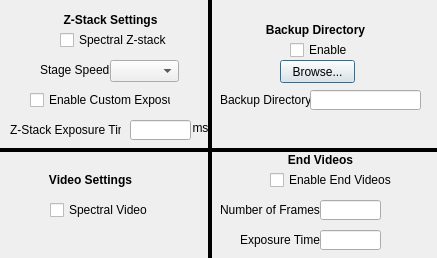
<?xml version="1.0" encoding="UTF-8"?>
<ui version="4.0">
 <class>HTLSAdvSettingsDialog</class>
 <widget class="QDialog" name="HTLSAdvSettingsDialog">
  <property name="geometry">
   <rect>
    <x>0</x>
    <y>0</y>
    <width>437</width>
    <height>258</height>
   </rect>
  </property>
  <property name="windowTitle">
   <string>Advanced Settings</string>
  </property>
  <widget class="QLabel" name="z_stack_exp_unit_label">
   <property name="geometry">
    <rect>
     <x>190</x>
     <y>120</y>
     <width>21</width>
     <height>16</height>
    </rect>
   </property>
   <property name="text">
    <string>ms</string>
   </property>
   <property name="alignment">
    <set>Qt::AlignCenter</set>
   </property>
  </widget>
  <widget class="QLabel" name="z_stack_settings_label">
   <property name="geometry">
    <rect>
     <x>60</x>
     <y>10</y>
     <width>101</width>
     <height>20</height>
    </rect>
   </property>
   <property name="text">
    <string>&lt;html&gt;&lt;head/&gt;&lt;body&gt;&lt;p&gt;&lt;span style=&quot; font-weight:600;&quot;&gt;Z-Stack Settings&lt;/span&gt;&lt;/p&gt;&lt;/body&gt;&lt;/html&gt;</string>
   </property>
   <property name="alignment">
    <set>Qt::AlignCenter</set>
   </property>
  </widget>
  <widget class="QLineEdit" name="z_stack_exposure_line_edit">
   <property name="geometry">
    <rect>
     <x>130</x>
     <y>120</y>
     <width>61</width>
     <height>20</height>
    </rect>
   </property>
   <property name="whatsThis">
    <string>&lt;html&gt;&lt;head/&gt;&lt;body&gt;&lt;p&gt;Exposure time for use in Z-stack. &lt;/p&gt;&lt;p&gt;If spectral Z-stack is enabled, exposure time is only limited by camera's min/max exposure time. &lt;/p&gt;&lt;p&gt;If both spectral Z-stack and custom exposure are disabled, exposure time will be ~ 1/stage_speed&lt;/p&gt;&lt;p&gt;If spectral Z-stack is disabaled but custom exposure is enabled, allowed exposure time is determined by camera's allowed exposure in external trigger mode. See Hamamatsu documentation for more details.&lt;/p&gt;&lt;/body&gt;&lt;/html&gt;</string>
   </property>
  </widget>
  <widget class="QLabel" name="z_stack_exposure_label">
   <property name="geometry">
    <rect>
     <x>10</x>
     <y>120</y>
     <width>111</width>
     <height>20</height>
    </rect>
   </property>
   <property name="text">
    <string>Z-Stack Exposure Time:</string>
   </property>
  </widget>
  <widget class="QCheckBox" name="video_spectral_check_box">
   <property name="geometry">
    <rect>
     <x>50</x>
     <y>200</y>
     <width>121</width>
     <height>20</height>
    </rect>
   </property>
   <property name="whatsThis">
    <string>&lt;html&gt;&lt;head/&gt;&lt;body&gt;&lt;p&gt;If checked, videos will be performed by alternating between channels until the desired number of images are acquired per channel.&lt;/p&gt;&lt;p&gt;Otherwise, a full video will be taken in each channel one at a time.&lt;/p&gt;&lt;/body&gt;&lt;/html&gt;</string>
   </property>
   <property name="text">
    <string>Spectral Video</string>
   </property>
  </widget>
  <widget class="QLabel" name="video_settings_label">
   <property name="geometry">
    <rect>
     <x>40</x>
     <y>170</y>
     <width>101</width>
     <height>20</height>
    </rect>
   </property>
   <property name="text">
    <string>&lt;html&gt;&lt;head/&gt;&lt;body&gt;&lt;p&gt;&lt;span style=&quot; font-weight:600;&quot;&gt;Video Settings&lt;/span&gt;&lt;/p&gt;&lt;/body&gt;&lt;/html&gt;</string>
   </property>
   <property name="alignment">
    <set>Qt::AlignCenter</set>
   </property>
  </widget>
  <widget class="QLabel" name="stage_speed_label">
   <property name="geometry">
    <rect>
     <x>40</x>
     <y>60</y>
     <width>71</width>
     <height>20</height>
    </rect>
   </property>
   <property name="text">
    <string>Stage Speed:</string>
   </property>
  </widget>
  <widget class="QComboBox" name="stage_speed_combo_box">
   <property name="geometry">
    <rect>
     <x>110</x>
     <y>60</y>
     <width>69</width>
     <height>22</height>
    </rect>
   </property>
   <property name="whatsThis">
    <string>&lt;html&gt;&lt;head/&gt;&lt;body&gt;&lt;p&gt;Sets stage speed to be used during continuous Z-stack. Note that this doesn't apply if Spectral Z-stack is enabled.&lt;/p&gt;&lt;p&gt;Since 30 is the full sensor maximum framerate of the PCO camera, 30 um/s is the current default speed. &lt;/p&gt;&lt;/body&gt;&lt;/html&gt;</string>
   </property>
  </widget>
  <widget class="Line" name="line_2">
   <property name="geometry">
    <rect>
     <x>200</x>
     <y>-100</y>
     <width>20</width>
     <height>361</height>
    </rect>
   </property>
   <property name="frameShadow">
    <enum>QFrame::Plain</enum>
   </property>
   <property name="lineWidth">
    <number>4</number>
   </property>
   <property name="orientation">
    <enum>Qt::Vertical</enum>
   </property>
  </widget>
  <widget class="QLabel" name="save_label">
   <property name="geometry">
    <rect>
     <x>220</x>
     <y>90</y>
     <width>91</width>
     <height>20</height>
    </rect>
   </property>
   <property name="text">
    <string>Backup Directory:</string>
   </property>
  </widget>
  <widget class="QPushButton" name="backup_directory_browse_button">
   <property name="geometry">
    <rect>
     <x>280</x>
     <y>60</y>
     <width>75</width>
     <height>23</height>
    </rect>
   </property>
   <property name="whatsThis">
    <string>&lt;html&gt;&lt;head/&gt;&lt;body&gt;&lt;p&gt;Browse and choose backup directory.&lt;/p&gt;&lt;/body&gt;&lt;/html&gt;</string>
   </property>
   <property name="text">
    <string>Browse...</string>
   </property>
  </widget>
  <widget class="QLineEdit" name="backup_directory_line_edit">
   <property name="geometry">
    <rect>
     <x>310</x>
     <y>90</y>
     <width>111</width>
     <height>20</height>
    </rect>
   </property>
   <property name="whatsThis">
    <string>&lt;html&gt;&lt;head/&gt;&lt;body&gt;&lt;p&gt;Backup directory.&lt;/p&gt;&lt;/body&gt;&lt;/html&gt;</string>
   </property>
  </widget>
  <widget class="QCheckBox" name="backup_directory_check_box">
   <property name="geometry">
    <rect>
     <x>290</x>
     <y>40</y>
     <width>71</width>
     <height>20</height>
    </rect>
   </property>
   <property name="whatsThis">
    <string>&lt;html&gt;&lt;head/&gt;&lt;body&gt;&lt;p&gt;Let's you choose a backup directory in case the primary directory runs out of space.&lt;/p&gt;&lt;/body&gt;&lt;/html&gt;</string>
   </property>
   <property name="text">
    <string>Enable</string>
   </property>
  </widget>
  <widget class="QCheckBox" name="z_stack_spectral_check_box">
   <property name="geometry">
    <rect>
     <x>60</x>
     <y>30</y>
     <width>121</width>
     <height>20</height>
    </rect>
   </property>
   <property name="whatsThis">
    <string>&lt;html&gt;&lt;head/&gt;&lt;body&gt;&lt;p&gt;If checked, Z-stack will be performed in the following way:&lt;/p&gt;&lt;p&gt;1. stage will move to first position.&lt;/p&gt;&lt;p&gt;2. Images will be taken with each channel selected.&lt;/p&gt;&lt;p&gt;3. stage will move by the set step size.&lt;/p&gt;&lt;p&gt;4. repeat 2 and 3 until end position is reached.&lt;/p&gt;&lt;p&gt;Otherwise, Z-stack will be performed with continuous stage motion, acquiring one channel at a time.&lt;/p&gt;&lt;/body&gt;&lt;/html&gt;</string>
   </property>
   <property name="text">
    <string>Spectral Z-stack</string>
   </property>
  </widget>
  <widget class="Line" name="line_7">
   <property name="geometry">
    <rect>
     <x>-30</x>
     <y>140</y>
     <width>491</width>
     <height>20</height>
    </rect>
   </property>
   <property name="font">
    <font>
     <pointsize>8</pointsize>
    </font>
   </property>
   <property name="frameShadow">
    <enum>QFrame::Plain</enum>
   </property>
   <property name="lineWidth">
    <number>4</number>
   </property>
   <property name="orientation">
    <enum>Qt::Horizontal</enum>
   </property>
  </widget>
  <widget class="QLabel" name="backup_label">
   <property name="geometry">
    <rect>
     <x>240</x>
     <y>20</y>
     <width>151</width>
     <height>20</height>
    </rect>
   </property>
   <property name="text">
    <string>&lt;html&gt;&lt;head/&gt;&lt;body&gt;&lt;p&gt;&lt;span style=&quot; font-weight:600;&quot;&gt;Backup Directory&lt;/span&gt;&lt;/p&gt;&lt;/body&gt;&lt;/html&gt;</string>
   </property>
   <property name="alignment">
    <set>Qt::AlignCenter</set>
   </property>
  </widget>
  <widget class="QCheckBox" name="custom_exposure_check_box">
   <property name="geometry">
    <rect>
     <x>30</x>
     <y>90</y>
     <width>141</width>
     <height>20</height>
    </rect>
   </property>
   <property name="whatsThis">
    <string>&lt;html&gt;&lt;head/&gt;&lt;body&gt;&lt;p&gt;If checked, allows user to set custom exposure time for z-stack.&lt;/p&gt;&lt;p&gt;Due to how the camera triggering system works, when this option is enabled, only certain exposure time ranges are allowed.&lt;/p&gt;&lt;p&gt;For example, if stage speed is 30 um/s, the maximum exposure time is ~23 ms. See Hamamtsu edge trigger mode for more information.&lt;/p&gt;&lt;p&gt;&lt;br/&gt;&lt;/p&gt;&lt;/body&gt;&lt;/html&gt;</string>
   </property>
   <property name="text">
    <string>Enable Custom Exposure</string>
   </property>
  </widget>
  <widget class="QCheckBox" name="end_videos_check_box">
   <property name="geometry">
    <rect>
     <x>270</x>
     <y>170</y>
     <width>141</width>
     <height>20</height>
    </rect>
   </property>
   <property name="whatsThis">
    <string>&lt;html&gt;&lt;head/&gt;&lt;body&gt;&lt;p&gt;If enabled, will take a video with the settings given at the end of an acquisition (after all time points have been acquired) at position 1 of each sample with imaging enabled.&lt;/p&gt;&lt;p&gt; End videos are intended to be taken at the end of a time series to ensure fish are still alive at the end. Will be saved in the Acquisition folder under the name &amp;quot;end videos.&amp;quot;&lt;/p&gt;&lt;p&gt;&lt;br/&gt;&lt;/p&gt;&lt;/body&gt;&lt;/html&gt;</string>
   </property>
   <property name="text">
    <string>Enable End Videos</string>
   </property>
  </widget>
  <widget class="QLabel" name="end_videos_exposure_label">
   <property name="geometry">
    <rect>
     <x>240</x>
     <y>230</y>
     <width>81</width>
     <height>20</height>
    </rect>
   </property>
   <property name="text">
    <string>Exposure Time:</string>
   </property>
  </widget>
  <widget class="QLabel" name="end_videos_num_frames_label">
   <property name="geometry">
    <rect>
     <x>220</x>
     <y>200</y>
     <width>101</width>
     <height>20</height>
    </rect>
   </property>
   <property name="text">
    <string>Number of Frames:</string>
   </property>
  </widget>
  <widget class="QLabel" name="end_videos_label">
   <property name="geometry">
    <rect>
     <x>270</x>
     <y>150</y>
     <width>101</width>
     <height>20</height>
    </rect>
   </property>
   <property name="text">
    <string>&lt;html&gt;&lt;head/&gt;&lt;body&gt;&lt;p&gt;&lt;span style=&quot; font-weight:600;&quot;&gt;End Videos&lt;/span&gt;&lt;/p&gt;&lt;/body&gt;&lt;/html&gt;</string>
   </property>
   <property name="alignment">
    <set>Qt::AlignCenter</set>
   </property>
  </widget>
  <widget class="QLineEdit" name="end_videos_num_frames_line_edit">
   <property name="geometry">
    <rect>
     <x>320</x>
     <y>200</y>
     <width>61</width>
     <height>20</height>
    </rect>
   </property>
   <property name="whatsThis">
    <string>&lt;html&gt;&lt;head/&gt;&lt;body&gt;&lt;p&gt;Exposure time for use in Z-stack. &lt;/p&gt;&lt;p&gt;If spectral Z-stack is enabled, exposure time is only limited by camera's min/max exposure time. &lt;/p&gt;&lt;p&gt;If both spectral Z-stack and custom exposure are disabled, exposure time will be ~ 1/stage_speed&lt;/p&gt;&lt;p&gt;If spectral Z-stack is disabaled but custom exposure is enabled, allowed exposure time is determined by camera's allowed exposure in external trigger mode. See Hamamatsu documentation for more details.&lt;/p&gt;&lt;/body&gt;&lt;/html&gt;</string>
   </property>
  </widget>
  <widget class="QLineEdit" name="end_videos_exposure_line_edit">
   <property name="geometry">
    <rect>
     <x>320</x>
     <y>230</y>
     <width>61</width>
     <height>20</height>
    </rect>
   </property>
   <property name="whatsThis">
    <string>&lt;html&gt;&lt;head/&gt;&lt;body&gt;&lt;p&gt;Exposure time for use in Z-stack. &lt;/p&gt;&lt;p&gt;If spectral Z-stack is enabled, exposure time is only limited by camera's min/max exposure time. &lt;/p&gt;&lt;p&gt;If both spectral Z-stack and custom exposure are disabled, exposure time will be ~ 1/stage_speed&lt;/p&gt;&lt;p&gt;If spectral Z-stack is disabaled but custom exposure is enabled, allowed exposure time is determined by camera's allowed exposure in external trigger mode. See Hamamatsu documentation for more details.&lt;/p&gt;&lt;/body&gt;&lt;/html&gt;</string>
   </property>
  </widget>
  <widget class="Line" name="line_8">
   <property name="geometry">
    <rect>
     <x>0</x>
     <y>250</y>
     <width>491</width>
     <height>20</height>
    </rect>
   </property>
   <property name="font">
    <font>
     <pointsize>8</pointsize>
    </font>
   </property>
   <property name="frameShadow">
    <enum>QFrame::Plain</enum>
   </property>
   <property name="lineWidth">
    <number>4</number>
   </property>
   <property name="orientation">
    <enum>Qt::Horizontal</enum>
   </property>
  </widget>
 </widget>
 <resources/>
 <connections/>
</ui>
